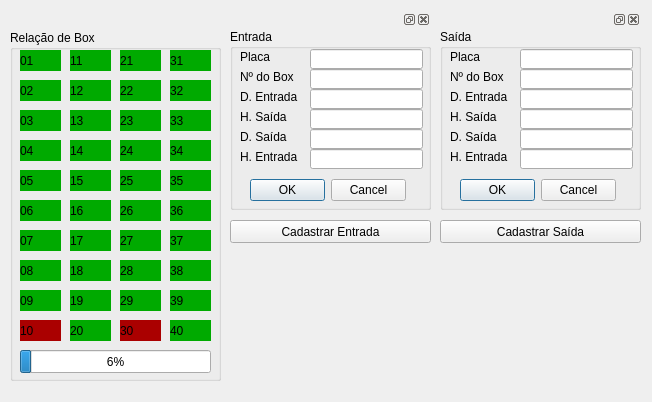
<?xml version="1.0" encoding="UTF-8"?>
<ui version="4.0">
 <class>DriveBox</class>
 <widget class="QWidget" name="DriveBox">
  <property name="geometry">
   <rect>
    <x>0</x>
    <y>0</y>
    <width>652</width>
    <height>402</height>
   </rect>
  </property>
  <property name="acceptDrops">
   <bool>false</bool>
  </property>
  <property name="windowTitle">
   <string>DriveBox</string>
  </property>
  <widget class="QGroupBox" name="groupBox">
   <property name="geometry">
    <rect>
     <x>10</x>
     <y>30</y>
     <width>211</width>
     <height>351</height>
    </rect>
   </property>
   <property name="title">
    <string>Relação de Box</string>
   </property>
   <widget class="QLabel" name="label_40">
    <property name="geometry">
     <rect>
      <x>160</x>
      <y>80</y>
      <width>41</width>
      <height>21</height>
     </rect>
    </property>
    <property name="styleSheet">
     <string notr="true">background-color: rgb(0, 170, 0);
font: 75 12pt &quot;MS Shell Dlg 2&quot;;</string>
    </property>
    <property name="text">
     <string>33</string>
    </property>
   </widget>
   <widget class="QLabel" name="label_22">
    <property name="geometry">
     <rect>
      <x>110</x>
      <y>200</y>
      <width>41</width>
      <height>21</height>
     </rect>
    </property>
    <property name="styleSheet">
     <string notr="true">background-color: rgb(0, 170, 0);
font: 75 12pt &quot;MS Shell Dlg 2&quot;;</string>
    </property>
    <property name="text">
     <string>27</string>
    </property>
   </widget>
   <widget class="QLabel" name="label_23">
    <property name="geometry">
     <rect>
      <x>110</x>
      <y>20</y>
      <width>41</width>
      <height>21</height>
     </rect>
    </property>
    <property name="styleSheet">
     <string notr="true">background-color: rgb(0, 170, 0);
font: 75 12pt &quot;MS Shell Dlg 2&quot;;</string>
    </property>
    <property name="text">
     <string>21</string>
    </property>
   </widget>
   <widget class="QLabel" name="label_19">
    <property name="geometry">
     <rect>
      <x>60</x>
      <y>50</y>
      <width>41</width>
      <height>21</height>
     </rect>
    </property>
    <property name="styleSheet">
     <string notr="true">background-color: rgb(0, 170, 0);
font: 75 12pt &quot;MS Shell Dlg 2&quot;;</string>
    </property>
    <property name="text">
     <string>12</string>
    </property>
   </widget>
   <widget class="QLabel" name="label_25">
    <property name="geometry">
     <rect>
      <x>110</x>
      <y>50</y>
      <width>41</width>
      <height>21</height>
     </rect>
    </property>
    <property name="styleSheet">
     <string notr="true">background-color: rgb(0, 170, 0);
font: 75 12pt &quot;MS Shell Dlg 2&quot;;</string>
    </property>
    <property name="text">
     <string>22</string>
    </property>
   </widget>
   <widget class="QLabel" name="label_37">
    <property name="geometry">
     <rect>
      <x>160</x>
      <y>200</y>
      <width>41</width>
      <height>21</height>
     </rect>
    </property>
    <property name="styleSheet">
     <string notr="true">background-color: rgb(0, 170, 0);
font: 75 12pt &quot;MS Shell Dlg 2&quot;;</string>
    </property>
    <property name="text">
     <string>37</string>
    </property>
   </widget>
   <widget class="QLabel" name="label_30">
    <property name="geometry">
     <rect>
      <x>110</x>
      <y>140</y>
      <width>41</width>
      <height>21</height>
     </rect>
    </property>
    <property name="styleSheet">
     <string notr="true">background-color: rgb(0, 170, 0);
font: 75 12pt &quot;MS Shell Dlg 2&quot;;</string>
    </property>
    <property name="text">
     <string>25</string>
    </property>
   </widget>
   <widget class="QLabel" name="label_32">
    <property name="geometry">
     <rect>
      <x>160</x>
      <y>230</y>
      <width>41</width>
      <height>21</height>
     </rect>
    </property>
    <property name="styleSheet">
     <string notr="true">background-color: rgb(0, 170, 0);
font: 75 12pt &quot;MS Shell Dlg 2&quot;;</string>
    </property>
    <property name="text">
     <string>38</string>
    </property>
   </widget>
   <widget class="QLabel" name="label_33">
    <property name="geometry">
     <rect>
      <x>160</x>
      <y>50</y>
      <width>41</width>
      <height>21</height>
     </rect>
    </property>
    <property name="styleSheet">
     <string notr="true">background-color: rgb(0, 170, 0);
font: 75 12pt &quot;MS Shell Dlg 2&quot;;</string>
    </property>
    <property name="text">
     <string>32</string>
    </property>
   </widget>
   <widget class="QLabel" name="label_24">
    <property name="geometry">
     <rect>
      <x>110</x>
      <y>230</y>
      <width>41</width>
      <height>21</height>
     </rect>
    </property>
    <property name="styleSheet">
     <string notr="true">background-color: rgb(0, 170, 0);
font: 75 12pt &quot;MS Shell Dlg 2&quot;;</string>
    </property>
    <property name="text">
     <string>28</string>
    </property>
   </widget>
   <widget class="QLabel" name="label_6">
    <property name="geometry">
     <rect>
      <x>10</x>
      <y>170</y>
      <width>41</width>
      <height>21</height>
     </rect>
    </property>
    <property name="styleSheet">
     <string notr="true">background-color: rgb(0, 170, 0);
font: 75 12pt &quot;MS Shell Dlg 2&quot;;</string>
    </property>
    <property name="text">
     <string>06</string>
    </property>
   </widget>
   <widget class="QLabel" name="label_31">
    <property name="geometry">
     <rect>
      <x>160</x>
      <y>260</y>
      <width>41</width>
      <height>21</height>
     </rect>
    </property>
    <property name="styleSheet">
     <string notr="true">background-color: rgb(0, 170, 0);
font: 75 12pt &quot;MS Shell Dlg 2&quot;;</string>
    </property>
    <property name="text">
     <string>39</string>
    </property>
   </widget>
   <widget class="QLabel" name="label_13">
    <property name="geometry">
     <rect>
      <x>60</x>
      <y>230</y>
      <width>41</width>
      <height>21</height>
     </rect>
    </property>
    <property name="styleSheet">
     <string notr="true">background-color: rgb(0, 170, 0);
font: 75 12pt &quot;MS Shell Dlg 2&quot;;</string>
    </property>
    <property name="text">
     <string>18</string>
    </property>
   </widget>
   <widget class="QLabel" name="label_28">
    <property name="geometry">
     <rect>
      <x>110</x>
      <y>110</y>
      <width>41</width>
      <height>21</height>
     </rect>
    </property>
    <property name="styleSheet">
     <string notr="true">background-color: rgb(0, 170, 0);
font: 75 12pt &quot;MS Shell Dlg 2&quot;;</string>
    </property>
    <property name="text">
     <string>24</string>
    </property>
   </widget>
   <widget class="QLabel" name="label_20">
    <property name="geometry">
     <rect>
      <x>60</x>
      <y>290</y>
      <width>41</width>
      <height>21</height>
     </rect>
    </property>
    <property name="styleSheet">
     <string notr="true">background-color: rgb(0, 170, 0);
font: 75 12pt &quot;MS Shell Dlg 2&quot;;</string>
    </property>
    <property name="text">
     <string>20</string>
    </property>
   </widget>
   <widget class="QLabel" name="label_14">
    <property name="geometry">
     <rect>
      <x>60</x>
      <y>110</y>
      <width>41</width>
      <height>21</height>
     </rect>
    </property>
    <property name="styleSheet">
     <string notr="true">background-color: rgb(0, 170, 0);
font: 75 12pt &quot;MS Shell Dlg 2&quot;;</string>
    </property>
    <property name="text">
     <string>14</string>
    </property>
   </widget>
   <widget class="QLabel" name="label_17">
    <property name="geometry">
     <rect>
      <x>60</x>
      <y>260</y>
      <width>41</width>
      <height>21</height>
     </rect>
    </property>
    <property name="styleSheet">
     <string notr="true">background-color: rgb(0, 170, 0);
font: 75 12pt &quot;MS Shell Dlg 2&quot;;</string>
    </property>
    <property name="text">
     <string>19</string>
    </property>
   </widget>
   <widget class="QLabel" name="label_2">
    <property name="geometry">
     <rect>
      <x>10</x>
      <y>50</y>
      <width>41</width>
      <height>21</height>
     </rect>
    </property>
    <property name="styleSheet">
     <string notr="true">background-color: rgb(0, 170, 0);
font: 75 12pt &quot;MS Shell Dlg 2&quot;;</string>
    </property>
    <property name="text">
     <string>02</string>
    </property>
   </widget>
   <widget class="QLabel" name="label_35">
    <property name="geometry">
     <rect>
      <x>160</x>
      <y>140</y>
      <width>41</width>
      <height>21</height>
     </rect>
    </property>
    <property name="styleSheet">
     <string notr="true">background-color: rgb(0, 170, 0);
font: 75 12pt &quot;MS Shell Dlg 2&quot;;</string>
    </property>
    <property name="text">
     <string>35</string>
    </property>
   </widget>
   <widget class="QLabel" name="label_11">
    <property name="geometry">
     <rect>
      <x>60</x>
      <y>20</y>
      <width>41</width>
      <height>21</height>
     </rect>
    </property>
    <property name="styleSheet">
     <string notr="true">background-color: rgb(0, 170, 0);
font: 75 12pt &quot;MS Shell Dlg 2&quot;;</string>
    </property>
    <property name="text">
     <string>11</string>
    </property>
   </widget>
   <widget class="QLabel" name="label_9">
    <property name="geometry">
     <rect>
      <x>10</x>
      <y>290</y>
      <width>41</width>
      <height>21</height>
     </rect>
    </property>
    <property name="styleSheet">
     <string notr="true">background-color: rgb(170, 0, 0);
font: 75 12pt &quot;MS Shell Dlg 2&quot;;</string>
    </property>
    <property name="text">
     <string>10</string>
    </property>
   </widget>
   <widget class="QLabel" name="label_38">
    <property name="geometry">
     <rect>
      <x>160</x>
      <y>110</y>
      <width>41</width>
      <height>21</height>
     </rect>
    </property>
    <property name="styleSheet">
     <string notr="true">background-color: rgb(0, 170, 0);
font: 75 12pt &quot;MS Shell Dlg 2&quot;;</string>
    </property>
    <property name="text">
     <string>34</string>
    </property>
   </widget>
   <widget class="QLabel" name="label_16">
    <property name="geometry">
     <rect>
      <x>60</x>
      <y>140</y>
      <width>41</width>
      <height>21</height>
     </rect>
    </property>
    <property name="styleSheet">
     <string notr="true">background-color: rgb(0, 170, 0);
font: 75 12pt &quot;MS Shell Dlg 2&quot;;</string>
    </property>
    <property name="text">
     <string>15</string>
    </property>
   </widget>
   <widget class="QLabel" name="label_26">
    <property name="geometry">
     <rect>
      <x>110</x>
      <y>80</y>
      <width>41</width>
      <height>21</height>
     </rect>
    </property>
    <property name="styleSheet">
     <string notr="true">background-color: rgb(0, 170, 0);
font: 75 12pt &quot;MS Shell Dlg 2&quot;;</string>
    </property>
    <property name="text">
     <string>23</string>
    </property>
   </widget>
   <widget class="QLabel" name="label_5">
    <property name="geometry">
     <rect>
      <x>10</x>
      <y>140</y>
      <width>41</width>
      <height>21</height>
     </rect>
    </property>
    <property name="styleSheet">
     <string notr="true">background-color: rgb(0, 170, 0);
font: 75 12pt &quot;MS Shell Dlg 2&quot;;</string>
    </property>
    <property name="text">
     <string>05</string>
    </property>
   </widget>
   <widget class="QLabel" name="label_29">
    <property name="geometry">
     <rect>
      <x>110</x>
      <y>290</y>
      <width>41</width>
      <height>21</height>
     </rect>
    </property>
    <property name="styleSheet">
     <string notr="true">background-color: rgb(170, 0, 0);
font: 75 12pt &quot;MS Shell Dlg 2&quot;;</string>
    </property>
    <property name="text">
     <string>30</string>
    </property>
   </widget>
   <widget class="QLabel" name="label_10">
    <property name="geometry">
     <rect>
      <x>10</x>
      <y>200</y>
      <width>41</width>
      <height>21</height>
     </rect>
    </property>
    <property name="styleSheet">
     <string notr="true">background-color: rgb(0, 170, 0);
font: 75 12pt &quot;MS Shell Dlg 2&quot;;</string>
    </property>
    <property name="text">
     <string>07</string>
    </property>
   </widget>
   <widget class="QLabel" name="label_8">
    <property name="geometry">
     <rect>
      <x>10</x>
      <y>260</y>
      <width>41</width>
      <height>21</height>
     </rect>
    </property>
    <property name="styleSheet">
     <string notr="true">background-color: rgb(0, 170, 0);
font: 75 12pt &quot;MS Shell Dlg 2&quot;;</string>
    </property>
    <property name="text">
     <string>09</string>
    </property>
   </widget>
   <widget class="QLabel" name="label_3">
    <property name="geometry">
     <rect>
      <x>10</x>
      <y>80</y>
      <width>41</width>
      <height>21</height>
     </rect>
    </property>
    <property name="styleSheet">
     <string notr="true">background-color: rgb(0, 170, 0);
font: 75 12pt &quot;MS Shell Dlg 2&quot;;</string>
    </property>
    <property name="text">
     <string>03</string>
    </property>
   </widget>
   <widget class="QLabel" name="label_18">
    <property name="geometry">
     <rect>
      <x>60</x>
      <y>200</y>
      <width>41</width>
      <height>21</height>
     </rect>
    </property>
    <property name="styleSheet">
     <string notr="true">background-color: rgb(0, 170, 0);
font: 75 12pt &quot;MS Shell Dlg 2&quot;;</string>
    </property>
    <property name="text">
     <string>17</string>
    </property>
   </widget>
   <widget class="QLabel" name="label_36">
    <property name="geometry">
     <rect>
      <x>160</x>
      <y>290</y>
      <width>41</width>
      <height>21</height>
     </rect>
    </property>
    <property name="styleSheet">
     <string notr="true">background-color: rgb(0, 170, 0);
font: 75 12pt &quot;MS Shell Dlg 2&quot;;</string>
    </property>
    <property name="text">
     <string>40</string>
    </property>
   </widget>
   <widget class="QLabel" name="label_7">
    <property name="geometry">
     <rect>
      <x>10</x>
      <y>230</y>
      <width>41</width>
      <height>21</height>
     </rect>
    </property>
    <property name="styleSheet">
     <string notr="true">background-color: rgb(0, 170, 0);
font: 75 12pt &quot;MS Shell Dlg 2&quot;;</string>
    </property>
    <property name="text">
     <string>08</string>
    </property>
   </widget>
   <widget class="QLabel" name="label_21">
    <property name="geometry">
     <rect>
      <x>110</x>
      <y>260</y>
      <width>41</width>
      <height>21</height>
     </rect>
    </property>
    <property name="styleSheet">
     <string notr="true">background-color: rgb(0, 170, 0);
font: 75 12pt &quot;MS Shell Dlg 2&quot;;</string>
    </property>
    <property name="text">
     <string>29</string>
    </property>
   </widget>
   <widget class="QLabel" name="label_4">
    <property name="geometry">
     <rect>
      <x>10</x>
      <y>110</y>
      <width>41</width>
      <height>21</height>
     </rect>
    </property>
    <property name="styleSheet">
     <string notr="true">background-color: rgb(0, 170, 0);
font: 75 12pt &quot;MS Shell Dlg 2&quot;;</string>
    </property>
    <property name="text">
     <string>04</string>
    </property>
   </widget>
   <widget class="QLabel" name="label_27">
    <property name="geometry">
     <rect>
      <x>110</x>
      <y>170</y>
      <width>41</width>
      <height>21</height>
     </rect>
    </property>
    <property name="styleSheet">
     <string notr="true">background-color: rgb(0, 170, 0);
font: 75 12pt &quot;MS Shell Dlg 2&quot;;</string>
    </property>
    <property name="text">
     <string>26</string>
    </property>
   </widget>
   <widget class="QLabel" name="label_34">
    <property name="geometry">
     <rect>
      <x>160</x>
      <y>20</y>
      <width>41</width>
      <height>21</height>
     </rect>
    </property>
    <property name="styleSheet">
     <string notr="true">background-color: rgb(0, 170, 0);
font: 75 12pt &quot;MS Shell Dlg 2&quot;;</string>
    </property>
    <property name="text">
     <string>31</string>
    </property>
   </widget>
   <widget class="QLabel" name="label">
    <property name="geometry">
     <rect>
      <x>10</x>
      <y>20</y>
      <width>41</width>
      <height>21</height>
     </rect>
    </property>
    <property name="styleSheet">
     <string notr="true">background-color: rgb(0, 170, 0);
font: 75 12pt &quot;MS Shell Dlg 2&quot;;</string>
    </property>
    <property name="text">
     <string>01</string>
    </property>
   </widget>
   <widget class="QLabel" name="label_15">
    <property name="geometry">
     <rect>
      <x>60</x>
      <y>170</y>
      <width>41</width>
      <height>21</height>
     </rect>
    </property>
    <property name="styleSheet">
     <string notr="true">background-color: rgb(0, 170, 0);
font: 75 12pt &quot;MS Shell Dlg 2&quot;;</string>
    </property>
    <property name="text">
     <string>16</string>
    </property>
   </widget>
   <widget class="QLabel" name="label_12">
    <property name="geometry">
     <rect>
      <x>60</x>
      <y>80</y>
      <width>41</width>
      <height>21</height>
     </rect>
    </property>
    <property name="styleSheet">
     <string notr="true">background-color: rgb(0, 170, 0);
font: 75 12pt &quot;MS Shell Dlg 2&quot;;</string>
    </property>
    <property name="text">
     <string>13</string>
    </property>
   </widget>
   <widget class="QLabel" name="label_39">
    <property name="geometry">
     <rect>
      <x>160</x>
      <y>170</y>
      <width>41</width>
      <height>21</height>
     </rect>
    </property>
    <property name="styleSheet">
     <string notr="true">background-color: rgb(0, 170, 0);
font: 75 12pt &quot;MS Shell Dlg 2&quot;;</string>
    </property>
    <property name="text">
     <string>36</string>
    </property>
   </widget>
   <widget class="QProgressBar" name="progressBar">
    <property name="geometry">
     <rect>
      <x>10</x>
      <y>320</y>
      <width>191</width>
      <height>23</height>
     </rect>
    </property>
    <property name="value">
     <number>6</number>
    </property>
   </widget>
  </widget>
  <widget class="QDockWidget" name="dockWidget">
   <property name="geometry">
    <rect>
     <x>230</x>
     <y>10</y>
     <width>201</width>
     <height>201</height>
    </rect>
   </property>
   <widget class="QWidget" name="dockWidgetContents">
    <widget class="QGroupBox" name="groupBox_2">
     <property name="geometry">
      <rect>
       <x>0</x>
       <y>0</y>
       <width>201</width>
       <height>181</height>
      </rect>
     </property>
     <property name="title">
      <string>Entrada</string>
     </property>
     <widget class="QLabel" name="label_81">
      <property name="geometry">
       <rect>
        <x>10</x>
        <y>20</y>
        <width>61</width>
        <height>16</height>
       </rect>
      </property>
      <property name="styleSheet">
       <string notr="true">font: 10pt &quot;MS Shell Dlg 2&quot;;</string>
      </property>
      <property name="text">
       <string>Placa</string>
      </property>
     </widget>
     <widget class="QLabel" name="label_82">
      <property name="geometry">
       <rect>
        <x>10</x>
        <y>40</y>
        <width>61</width>
        <height>16</height>
       </rect>
      </property>
      <property name="styleSheet">
       <string notr="true">font: 10pt &quot;MS Shell Dlg 2&quot;;</string>
      </property>
      <property name="text">
       <string>Nº do Box</string>
      </property>
     </widget>
     <widget class="QLabel" name="label_83">
      <property name="geometry">
       <rect>
        <x>10</x>
        <y>80</y>
        <width>61</width>
        <height>16</height>
       </rect>
      </property>
      <property name="styleSheet">
       <string notr="true">font: 10pt &quot;MS Shell Dlg 2&quot;;</string>
      </property>
      <property name="text">
       <string>H. Saída</string>
      </property>
     </widget>
     <widget class="QLabel" name="label_84">
      <property name="geometry">
       <rect>
        <x>10</x>
        <y>60</y>
        <width>61</width>
        <height>16</height>
       </rect>
      </property>
      <property name="styleSheet">
       <string notr="true">font: 10pt &quot;MS Shell Dlg 2&quot;;</string>
      </property>
      <property name="text">
       <string>D. Entrada</string>
      </property>
     </widget>
     <widget class="QLabel" name="label_85">
      <property name="geometry">
       <rect>
        <x>10</x>
        <y>100</y>
        <width>61</width>
        <height>16</height>
       </rect>
      </property>
      <property name="styleSheet">
       <string notr="true">font: 10pt &quot;MS Shell Dlg 2&quot;;</string>
      </property>
      <property name="text">
       <string>D. Saída</string>
      </property>
     </widget>
     <widget class="QLineEdit" name="lineEdit">
      <property name="geometry">
       <rect>
        <x>80</x>
        <y>20</y>
        <width>113</width>
        <height>20</height>
       </rect>
      </property>
     </widget>
     <widget class="QLineEdit" name="lineEdit_2">
      <property name="geometry">
       <rect>
        <x>80</x>
        <y>40</y>
        <width>113</width>
        <height>20</height>
       </rect>
      </property>
     </widget>
     <widget class="QLineEdit" name="lineEdit_3">
      <property name="geometry">
       <rect>
        <x>80</x>
        <y>60</y>
        <width>113</width>
        <height>20</height>
       </rect>
      </property>
     </widget>
     <widget class="QLineEdit" name="lineEdit_4">
      <property name="geometry">
       <rect>
        <x>80</x>
        <y>80</y>
        <width>113</width>
        <height>20</height>
       </rect>
      </property>
     </widget>
     <widget class="QLineEdit" name="lineEdit_5">
      <property name="geometry">
       <rect>
        <x>80</x>
        <y>100</y>
        <width>113</width>
        <height>20</height>
       </rect>
      </property>
     </widget>
     <widget class="QDialogButtonBox" name="buttonBox">
      <property name="geometry">
       <rect>
        <x>20</x>
        <y>150</y>
        <width>156</width>
        <height>23</height>
       </rect>
      </property>
      <property name="standardButtons">
       <set>QDialogButtonBox::Cancel|QDialogButtonBox::Ok</set>
      </property>
     </widget>
     <widget class="QLabel" name="label_86">
      <property name="geometry">
       <rect>
        <x>10</x>
        <y>120</y>
        <width>61</width>
        <height>16</height>
       </rect>
      </property>
      <property name="styleSheet">
       <string notr="true">font: 10pt &quot;MS Shell Dlg 2&quot;;</string>
      </property>
      <property name="text">
       <string>H. Entrada</string>
      </property>
     </widget>
     <widget class="QLineEdit" name="lineEdit_6">
      <property name="geometry">
       <rect>
        <x>80</x>
        <y>120</y>
        <width>113</width>
        <height>20</height>
       </rect>
      </property>
     </widget>
    </widget>
   </widget>
  </widget>
  <widget class="QPushButton" name="pushButton">
   <property name="geometry">
    <rect>
     <x>230</x>
     <y>220</y>
     <width>201</width>
     <height>23</height>
    </rect>
   </property>
   <property name="text">
    <string>Cadastrar Entrada</string>
   </property>
  </widget>
  <widget class="QPushButton" name="pushButton_2">
   <property name="geometry">
    <rect>
     <x>440</x>
     <y>220</y>
     <width>201</width>
     <height>23</height>
    </rect>
   </property>
   <property name="text">
    <string>Cadastrar Saída</string>
   </property>
  </widget>
  <widget class="QDockWidget" name="dockWidget_2">
   <property name="geometry">
    <rect>
     <x>440</x>
     <y>10</y>
     <width>201</width>
     <height>201</height>
    </rect>
   </property>
   <widget class="QWidget" name="dockWidgetContents_2">
    <widget class="QGroupBox" name="groupBox_3">
     <property name="geometry">
      <rect>
       <x>0</x>
       <y>0</y>
       <width>201</width>
       <height>181</height>
      </rect>
     </property>
     <property name="title">
      <string>Saída</string>
     </property>
     <widget class="QLabel" name="label_93">
      <property name="geometry">
       <rect>
        <x>10</x>
        <y>20</y>
        <width>61</width>
        <height>16</height>
       </rect>
      </property>
      <property name="styleSheet">
       <string notr="true">font: 10pt &quot;MS Shell Dlg 2&quot;;</string>
      </property>
      <property name="text">
       <string>Placa</string>
      </property>
     </widget>
     <widget class="QLabel" name="label_94">
      <property name="geometry">
       <rect>
        <x>10</x>
        <y>40</y>
        <width>61</width>
        <height>16</height>
       </rect>
      </property>
      <property name="styleSheet">
       <string notr="true">font: 10pt &quot;MS Shell Dlg 2&quot;;</string>
      </property>
      <property name="text">
       <string>Nº do Box</string>
      </property>
     </widget>
     <widget class="QLabel" name="label_95">
      <property name="geometry">
       <rect>
        <x>10</x>
        <y>80</y>
        <width>61</width>
        <height>16</height>
       </rect>
      </property>
      <property name="styleSheet">
       <string notr="true">font: 10pt &quot;MS Shell Dlg 2&quot;;</string>
      </property>
      <property name="text">
       <string>H. Saída</string>
      </property>
     </widget>
     <widget class="QLabel" name="label_96">
      <property name="geometry">
       <rect>
        <x>10</x>
        <y>60</y>
        <width>61</width>
        <height>16</height>
       </rect>
      </property>
      <property name="styleSheet">
       <string notr="true">font: 10pt &quot;MS Shell Dlg 2&quot;;</string>
      </property>
      <property name="text">
       <string>D. Entrada</string>
      </property>
     </widget>
     <widget class="QLabel" name="label_97">
      <property name="geometry">
       <rect>
        <x>10</x>
        <y>100</y>
        <width>61</width>
        <height>16</height>
       </rect>
      </property>
      <property name="styleSheet">
       <string notr="true">font: 10pt &quot;MS Shell Dlg 2&quot;;</string>
      </property>
      <property name="text">
       <string>D. Saída</string>
      </property>
     </widget>
     <widget class="QLineEdit" name="lineEdit_13">
      <property name="geometry">
       <rect>
        <x>80</x>
        <y>20</y>
        <width>113</width>
        <height>20</height>
       </rect>
      </property>
     </widget>
     <widget class="QLineEdit" name="lineEdit_14">
      <property name="geometry">
       <rect>
        <x>80</x>
        <y>40</y>
        <width>113</width>
        <height>20</height>
       </rect>
      </property>
     </widget>
     <widget class="QLineEdit" name="lineEdit_15">
      <property name="geometry">
       <rect>
        <x>80</x>
        <y>60</y>
        <width>113</width>
        <height>20</height>
       </rect>
      </property>
     </widget>
     <widget class="QLineEdit" name="lineEdit_16">
      <property name="geometry">
       <rect>
        <x>80</x>
        <y>80</y>
        <width>113</width>
        <height>20</height>
       </rect>
      </property>
     </widget>
     <widget class="QLineEdit" name="lineEdit_17">
      <property name="geometry">
       <rect>
        <x>80</x>
        <y>100</y>
        <width>113</width>
        <height>20</height>
       </rect>
      </property>
     </widget>
     <widget class="QDialogButtonBox" name="buttonBox_3">
      <property name="geometry">
       <rect>
        <x>20</x>
        <y>150</y>
        <width>156</width>
        <height>23</height>
       </rect>
      </property>
      <property name="standardButtons">
       <set>QDialogButtonBox::Cancel|QDialogButtonBox::Ok</set>
      </property>
     </widget>
     <widget class="QLabel" name="label_98">
      <property name="geometry">
       <rect>
        <x>10</x>
        <y>120</y>
        <width>61</width>
        <height>16</height>
       </rect>
      </property>
      <property name="styleSheet">
       <string notr="true">font: 10pt &quot;MS Shell Dlg 2&quot;;</string>
      </property>
      <property name="text">
       <string>H. Entrada</string>
      </property>
     </widget>
     <widget class="QLineEdit" name="lineEdit_18">
      <property name="geometry">
       <rect>
        <x>80</x>
        <y>120</y>
        <width>113</width>
        <height>20</height>
       </rect>
      </property>
     </widget>
    </widget>
   </widget>
  </widget>
  <zorder>groupBox</zorder>
  <zorder>pushButton</zorder>
  <zorder>pushButton_2</zorder>
  <zorder>dockWidget</zorder>
  <zorder>dockWidget_2</zorder>
 </widget>
 <resources/>
 <connections>
  <connection>
   <sender>pushButton</sender>
   <signal>clicked()</signal>
   <receiver>dockWidget</receiver>
   <slot>show()</slot>
   <hints>
    <hint type="sourcelabel">
     <x>310</x>
     <y>233</y>
    </hint>
    <hint type="destinationlabel">
     <x>253</x>
     <y>21</y>
    </hint>
   </hints>
  </connection>
  <connection>
   <sender>pushButton_2</sender>
   <signal>clicked()</signal>
   <receiver>dockWidget_2</receiver>
   <slot>show()</slot>
   <hints>
    <hint type="sourcelabel">
     <x>467</x>
     <y>224</y>
    </hint>
    <hint type="destinationlabel">
     <x>453</x>
     <y>19</y>
    </hint>
   </hints>
  </connection>
 </connections>
</ui>
